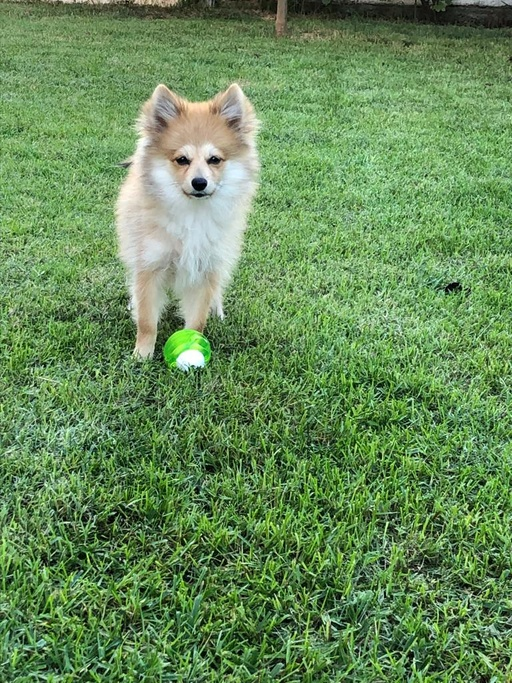
#> input picture P2/images_notebook/rocki.jpeg, 512 x 683 px, shrunk from 768 x 1024 before the run, found by its file name; the run also reads 5 pictures not shown here
$ jupyter execute --allow-errors P2_OscarDeCaraltRoy_OscarJaqueroSanchez.ipynb   (older library calls are emulated)
#> lines starting #> are read from the running program, lines starting #| are printed output that depends on the picture
# Computer Vision - P2

### **Carefully read the file `README.md` as well as the following instructions before start coding.**

## Delivery

Up to **1 point out of 10** will be penalized if the following requirements are not fulfilled:

- Implemented code should be commented.

- The questions introduced in the exercises must be answered.

- Comments need to be in **english**.

- The deliverable must be a file named **P2_Student1_Student2.zip** that includes:
    - The notebook P2_Student1_Student2.ipynb completed with the solutions to the exercises and their corresponding comments.
    - All the images used in this notebook.

**Deadline (Campus Virtual): October 11th, 23:00 h**

==============================================================================================
## Practicum 2: Filtering and edge detection

==============================================================================================

The main topics are:
1. Image smoothing and convolution (exercises 2.1, 2.2, 2.3 and 2.4)
2. Edge detection (exercises 2.5, 2.6 and 2.7)

In order to complete this practicum, the following concepts need to be understood: linear filters, histograms, convolutions, and edges.

The following chapters of the book "Computer Vision: Algorithms and Applications" by Richard Szeliski provide additional information:
* Chapter 3. Image processing: Point operators & linear filtering.
* Chapter 4. Feature detection and matching: Edges.

### 2.1 RGB histogram visualization

[cell 1]
import numpy as np # useful for manipulating matrices
from skimage import io # useful for image loading and saving
from matplotlib import pyplot as plt # useful for plotting images on iPython or Jupyter Notebooks

a) Read the image `./images_notebook/rocki.jpeg` and visualize the RGB image as well as each of its channels separately (R, G, and B). Print the image shape and data type.

**Note:** Before applying the histogram, you should pass the image into float.

[cell 2]
#your solution
rocki = io.imread("./images_notebook/rocki.jpeg")
#> rocki is the input picture: shape (683, 512, 3); mean R, G, B 103.2, 139.9, 88.6
r_channel = rocki[:,:,0]
g_channel = rocki[:,:,1]
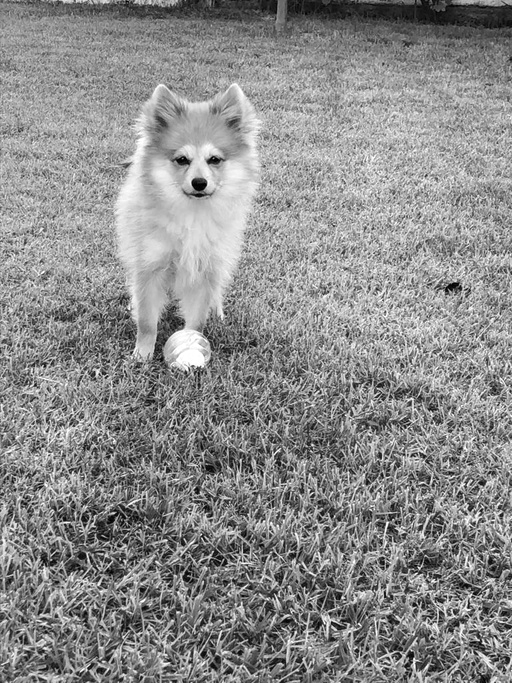
#> g_channel: shape (683, 512); min 0, max 255, mean 139.9
b_channel = rocki[:,:,2]
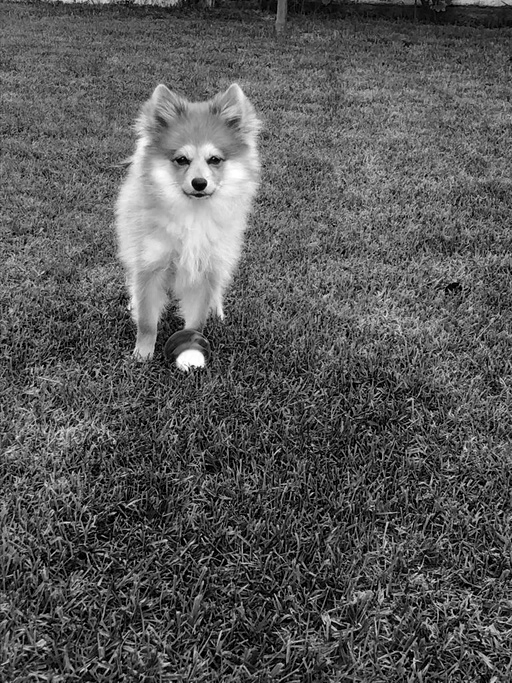
#> b_channel: shape (683, 512); min 0, max 255, mean 88.6

print(rocki.shape)
#| (683, 512, 3)
print(rocki.dtype)
#| uint8

fig, axs = plt.subplots(ncols=2,nrows=2,figsize=(15,15))  #We use a plot with 3 subplots for visualize 3 images in 1 figure

#In the fist row we show the rocki image, without axis and with its corresponding title
ax = axs[0][0]
ax.imshow(rocki)
ax.axis('off')
ax.set_title("Original Image")

ax = axs[0][1]
ax.imshow(r_channel, cmap = 'gray')
ax.axis('off')
ax.set_title("Red Channel Image")

ax = axs[1][0]
ax.imshow(g_channel, cmap = 'gray')
ax.axis('off')
ax.set_title("Green Channel Image")

ax = axs[1][1]
ax.imshow(b_channel, cmap = 'gray')
ax.axis('off')
ax.set_title("Blue Channel Image")
plt.show()

b) Make a function `im_hist(im,  nbins=8)` to visualize the histogram of the RGB, and grayscale images. What is the histogram representing for an image?

**The pixel intensity values. The histogram is a graph showing the number of pixels in an image at each different intensity value found in that image.**

The plotted histogram must accomplish these requirements (see image bellow as an example of histogram extraction):

- Obtain the histogram with 16, 32, 64 and 256 bins. What are the bins representing?

**The towers or bars of a histogram are called bins, and they show different intensities.**

- Visualize the histogram of each channel and the gray level image separately and compare them. Comment their differences.

**the gray histogram is the histogram with more centred intensities while the others (Red, Green and Blue) decline theirselves to low intensities**

**Note:** What type should be the image in order to compute the histogram? Check using different bins for the histogram.

**Hint** : the `exposure` module within the `skimage` library makes the histogram extraction easy!

**Help:** [matplotlib image tutorial](https://matplotlib.org/users/image_tutorial.html)

[cell 3]
from skimage.exposure import histogram
from skimage import img_as_float
from skimage.color import rgb2gray
import pylab as pl


rocki_gray = rgb2gray(rocki)


def im_hist(im, nbins=8):
    histograma = histogram( im, nbins=nbins)
    return histograma


#your solution
hst_r_16, bins_r_16 = histogram(img_as_float(r_channel), nbins=16)
#> hst_r_16 = [11468, 15795, 21727, 26985, 33100, 40275, 47532, 48223, 39005, 24854, 14292, 10610, 8339, 4691, 1816, 984]; bins_r_16 = [0.0312, 0.0938, 0.156, 0.219, 0.281, 0.344, 0.406, 0.469, 0.531, 0.594, 0.656, 0.719, 0.781, 0.844, 0.906, 0.969]
hst_g_16, bins_g_16 = histogram(img_as_float(g_channel), nbins=16)
#> hst_g_16 = [944, 5137, 9764, 13488, 17766, 21911, 27119, 33222, 39908, 44778, 46364, 39354, 26068, 15263, 6452, 2158]; bins_g_16 has the same summary as bins_r_16
hst_b_16, bins_b_16 = histogram(img_as_float(b_channel), nbins=16)
#> hst_b_16 = [21377, 22707, 28997, 36042, 42276, 48019, 47145, 37684, 24318, 14808, 8409, 5594, 4648, 4973, 2071, 628]; bins_b_16 has the same summary as bins_r_16
hst_gr_16, bins_gr_16 = histogram(img_as_float(rocki_gray), nbins=16)
#> hst_gr_16 = [1808, 8112, 12920, 17187, 21680, 26407, 32759, 39519, 44990, 46018, 40095, 27970, 16011, 9595, 3681, 944]; bins_gr_16 has the same summary as bins_r_16

hst_r_32, bins_r_32 = histogram(img_as_float(r_channel), nbins=32)
#> hst_r_32 = 32 values, max 24482 at index 14, min 469 at index 30, mean 10928; bins_r_32 = 32 values from 0.0156 to 0.984
hst_g_32, bins_g_32 = histogram(img_as_float(g_channel), nbins=32)
#> hst_g_32 = 32 values, max 23339 at index 20, min 177 at index 0, mean 10928; bins_g_32 = 32 values from 0.0156 to 0.984
hst_b_32, bins_b_32 = histogram(img_as_float(b_channel), nbins=32)
#> hst_b_32 = 32 values, max 24532 at index 11, min 262 at index 30, mean 10928; bins_b_32 = 32 values from 0.0156 to 0.984
hst_gr_32, bins_gr_32 = histogram(img_as_float(rocki_gray), nbins=32)
#> hst_gr_32 = 32 values, max 23258 at index 18, min 359 at index 31, mean 10928; bins_gr_32 = 32 values from 0.0156 to 0.984

hst_r_64, bins_r_64 = histogram(img_as_float(r_channel), nbins=64)
#> hst_r_64 = 64 values, max 12304 at index 27, min 219 at index 61, mean 5464; bins_r_64 = 64 values from 0.00781 to 0.992
hst_g_64, bins_g_64 = histogram(img_as_float(g_channel), nbins=64)
#> hst_g_64 = 64 values, max 11725 at index 41, min 37 at index 0, mean 5464; bins_g_64 = 64 values from 0.00781 to 0.992
hst_b_64, bins_b_64 = histogram(img_as_float(b_channel), nbins=64)
#> hst_b_64 = 64 values, max 12424 at index 22, min 103 at index 61, mean 5464; bins_b_64 = 64 values from 0.00781 to 0.992
hst_gr_64, bins_gr_64 = histogram(img_as_float(rocki_gray), nbins=64)
#> hst_gr_64 = 64 values, max 11801 at index 36, min 78 at index 0, mean 5464; bins_gr_64 = 64 values from 0.00781 to 0.992

hst_r_256, bins_r_256 = histogram(img_as_float(r_channel), nbins=256)
#> hst_r_256 = 256 values, max 3124 at index 111, min 35 at index 248, mean 1366; bins_r_256 = 256 values from 0.00195 to 0.998
hst_g_256, bins_g_256 = histogram(img_as_float(g_channel), nbins=256)
#> hst_g_256 = 256 values, max 3002 at index 169, min 5 at index 1, mean 1366; bins_g_256 = 256 values from 0.00195 to 0.998
hst_b_256, bins_b_256 = histogram(img_as_float(b_channel), nbins=256)
#> hst_b_256 = 256 values, max 7856 at index 0, min 16 at index 246, mean 1366; bins_b_256 = 256 values from 0.00195 to 0.998
hst_gr_256, bins_gr_256 = histogram(img_as_float(rocki_gray), nbins=256)
#> hst_gr_256 = 256 values, max 2990 at index 145, min 8 at index 0, mean 1366; bins_gr_256 = 256 values from 0.00195 to 0.998

ind16 = np.arange(16)
ind32 = np.arange(32)
ind64 = np.arange(64)
ind256 = np.arange(256)

fig = plt.figure(figsize=(18,8))

cl_r_16 = plt.bar(ind16, hst_r_16, 0.2, color = 'r')
#> cl_r_16 = 16 items
cl_g_16 = plt.bar(ind16 + 0.2, hst_g_16, 0.2, color = 'g')
#> cl_g_16 = 16 items
cl_b_16 = plt.bar(ind16 + 0.4, hst_b_16, 0.2, color = 'b')
#> cl_b_16 = 16 items
cl_gr_16 = plt.bar(ind16 + 0.8, hst_gr_16, 0.2, color = 'gray')
#> cl_gr_16 = 16 items
plt.legend((cl_r_16[0], cl_g_16[0], cl_b_16[0], cl_gr_16[0]), ('Red','Green','Blue', 'Gray'), loc=1, prop={'size': 20})
plt.show()

fig = plt.figure(figsize=(18,8))
cl_r_32 = plt.bar(ind32, hst_r_32, 0.1, color = 'r')
#> cl_r_32 = 32 items
cl_g_32 = plt.bar(ind32 + 0.1, hst_g_32, 0.1, color = 'g')
#> cl_g_32 = 32 items
cl_b_32 = plt.bar(ind32 + 0.2, hst_b_32, 0.1, color = 'b')
#> cl_b_32 = 32 items
cl_gr_32 = plt.bar(ind32 + 0.3, hst_gr_32, 0.1, color = 'gray')
#> cl_gr_32 = 32 items
plt.legend((cl_r_32[0], cl_g_32[0], cl_b_32[0], cl_gr_32[0]), ('Red','Green','Blue','Gray'), loc=1, prop={'size': 20})
plt.show()
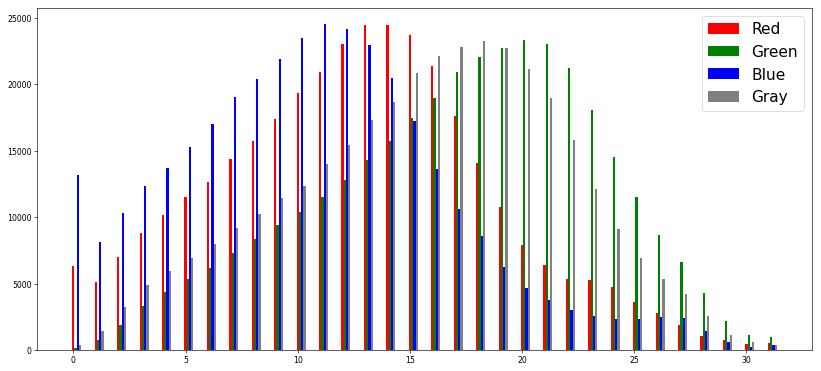
#> figure drawn by matplotlib, 1 panel; tallest bar 24482 high, from x = 13.95 to 14.05; tallest bar 23339 high, from x = 20.05 to 20.15; tallest bar 24532 high, from x = 11.15 to 11.25

fig = plt.figure(figsize=(18,8))
cl_r_64 = plt.bar(ind64, hst_r_64, 0.1, color = 'r')
#> cl_r_64 = 64 items
cl_g_64 = plt.bar(ind64 + 0.1, hst_g_64, 0.1, color = 'g')
#> cl_g_64 = 64 items
cl_b_64 = plt.bar(ind64 + 0.2, hst_b_64, 0.1, color = 'b')
#> cl_b_64 = 64 items
cl_gr_64 = plt.bar(ind64 + 0.3, hst_gr_64, 0.1, color = 'gray')
#> cl_gr_64 = 64 items
plt.legend((cl_r_64[0], cl_g_64[0], cl_b_64[0], cl_gr_64[0]), ('Red','Green','Blue','Gray'), loc=1, prop={'size': 20})
plt.show()
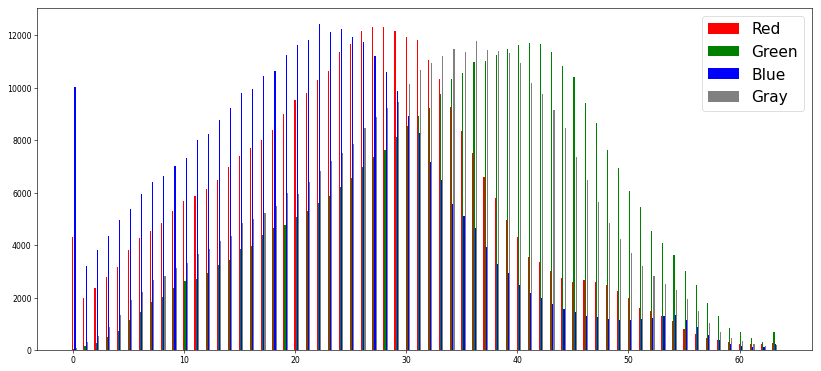
#> figure drawn by matplotlib, 1 panel; tallest bar 12304 high, from x = 26.95 to 27.05; tallest bar 11725 high, from x = 41.05 to 41.15; tallest bar 12424 high, from x = 22.15 to 22.25

fig = plt.figure(figsize=(18,8))
cl_r_256 = plt.bar(ind256, hst_r_256, 0.1, color = 'r')
#> cl_r_256 = 256 items
cl_g_256 = plt.bar(ind256 + 0.1, hst_g_256, 0.1, color = 'g')
#> cl_g_256 = 256 items
cl_b_256 = plt.bar(ind256 + 0.2, hst_b_256, 0.1, color = 'b')
#> cl_b_256 = 256 items
cl_gr_256 = plt.bar(ind256 + 0.3, hst_gr_256, 0.1, color = 'gray')
#> cl_gr_256 = 256 items
plt.legend((cl_r_256[0], cl_g_256[0], cl_b_256[0], cl_gr_256[0]), ('Red','Green','Blue','Gray'), loc=1, prop={'size': 20})
plt.show()

# Red histogram
fig = plt.figure(figsize=(18,8))
#> (the rest of this cell did not finish here and is left out)

### 2.2 Grayscale and RGB images filtering (convolutions)

a) Read the image `./images_exam/rocki.jpeg`. Reshape the image to $256x256$ pixels and convert to gray scale (i.e. `rocki_gray`). We are going to apply:

1. Convolve `rocki_gray` with a horizontal mask `mask_h1d=[[1,1,1,1,1,1,1,1,1,1,1,1,1,1,1]]` using the function `ndimage.convolve()` of the package `scipy`.
2. Convolve `rocki_gray` with a transposed version of the mask in (2).
3. Convolve `rocki_gray` with a uniform `two-dimensional` mask of dimensions 15x15 with all values set to 1.

Check the maximum and minimum values, as well as the data type of each imagea.

- Is the type of the mask important for the convolution? What effect does each of the masks produce on the original image? Compare the results.

**Absolutely! depending on the mask you use, you will get plenty of different results, for example the horizontal mask made the rocki's gray image pixels look as if they were wider, while the vertical mask made them look higher. Furthermore, the 2d array made the pixels look as if they'd expanded.**

**Note:** The command `convolve` performs a multidimensional convolution! A vector should be represented as: [[1,...1]].

**Note:** Remember that before applying the `convolve` function the mask must be normalized (i.e. all values in the mask must sum 1).

[cell 4]
from skimage.transform import resize
from skimage import img_as_ubyte # img_as_ubyte converts an image to 8-bit unsigned integer format
from skimage.color import rgb2gray
from scipy import ndimage

rocki_reshape = resize(rocki,(256,256,3))
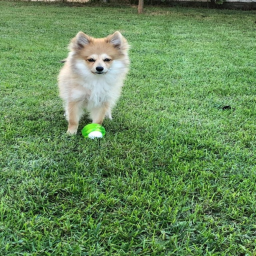
#> rocki_reshape: shape (256, 256, 3) float64; mean R, G, B 0.405, 0.549, 0.348
rocki_gray = rgb2gray(rocki_reshape)
#> rocki_gray: shape (256, 256) float64
rocki_gray = img_as_float(rocki_gray)

mask_h1d=[[1,1,1,1,1,1,1,1,1,1,1,1,1,1,1]]
rocki_horiz_convolve = ndimage.convolve(rocki_gray, mask_h1d, mode='constant', cval=0.0)

mask_2 = np.transpose(mask_h1d)
rocki_vert_convolve = ndimage.convolve(rocki_gray, mask_2, mode='constant', cval=0.0)

mask_two_dim = np.zeros((15,15), dtype=np.uint8)
mask_two_dim += 1
mask_two_dim = mask_two_dim / mask_two_dim.sum()

rocki_uniform_convolve = ndimage.convolve(rocki_gray, mask_two_dim, mode='constant', cval=0.0)
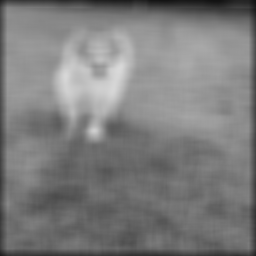
#> rocki_uniform_convolve: shape (256, 256) float64; min 0.0707, max 0.851, mean 0.491

b) Visualize the four images, `rocki_gray` and the output of each step (1 to 3) in a single figure, with the corresponding titles.

Note: Remember that `matplotlib.pyplot` automatically rescales the values of the image before displaying them. Visualize with and without pixel values range rescaling.

[cell 5]
#your solution

fig, axs = plt.subplots(ncols=4,figsize=(15,15))  #We use a plot with 3 subplots for visualize 3 images in 1 figure


ax = axs[0]
ax.imshow(rocki_gray, cmap='gray')
ax.set_title("Original Image")

ax = axs[1]
ax.imshow(rocki_horiz_convolve, cmap='gray')
ax.set_title("Horizontally Convolved")

ax = axs[2]
ax.imshow(rocki_vert_convolve, cmap='gray')
ax.set_title("Vertically Convolved")

ax = axs[3]
ax.imshow(rocki_uniform_convolve, cmap='gray')
ax.set_title("Uniformly Convolved")
plt.show()

c) Can we convolve a color (RGB) image?

**Yes, we can. We only have to convolve each channel of it.**

Implement a function `conv_coor(image, mask)` that applies a 3-channel filter.  Reshape the original `rocki.png` image to $256x256$ pixels and try your funcion, using a 15x15 uniform mask.

[cell 6]
#your solution
#We can not directly convolve the RGB image, but we can convolve each channel (R, G & B)

def conv_coor(image, mask):

    #1st of all we change dtype to float
    image = img_as_float(image)

    #2nd we create a copy of the orig image
    image_conv = np.copy(image)

    #We convolve each channel
    #Red channel -> 0
    image_conv[:,:,0] = ndimage.convolve(image[:,:,0], mask)
    #Green channel -> 1
    image_conv[:,:,1] = ndimage.convolve(image[:,:,1], mask)
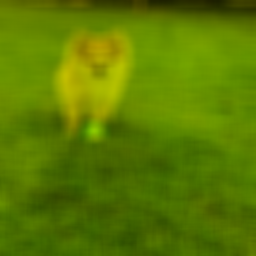
#> image_conv: shape (256, 256, 3) float64; mean R, G, B 91.1, 123.5, 0.3
    #Blue channel -> 2
    image_conv[:,:,2] = ndimage.convolve(image[:,:,2], mask)
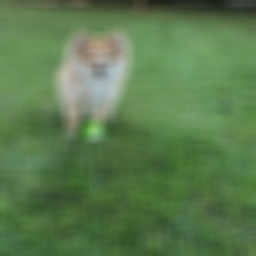
#> image_conv: shape (256, 256, 3) float64; mean R, G, B 91.1, 123.5, 78.2

    #We return the image
    return image_conv


#We create an uniform 15x15 mask (all the values equals to 1)
uniform_15x15_mask = np.zeros((15,15), dtype=np.uint8)
uniform_15x15_mask += 1

rocki = io.imread("./images_notebook/rocki.jpeg")
rocki_res = resize(rocki,(256,256,3))

#We call the function
image_conv = conv_coor(rocki_res, uniform_15x15_mask).astype(np.uint8)

#And we display the result
plt.imshow(image_conv, cmap='gray')
plt.show()

### 2.3 Effect of image scale on convolutions

a) Resize an image and observe the variations in the histograms.

1. Reduce `rocki_gray` 10 times, and check the histogram (i.e. nbins = 32)
2. Augment `rocki_gray` 10 times, and check its histogram (i.e. nbins = 32)

Is there any difference? Please, comment what happens and why.

**Yes, they are different for a simple reason: the larger the image size, the greater the quantity of pixels on that image. That means that the histogram of the bigger image, it's more stuffed than the histogram of the small image because the amount of pixels it has (it can be checked on the amounts represented on 'y' axis).**

[cell 7]
from skimage import data
from skimage.transform import rescale

#your solution
rocki_reduced = rescale(rocki_gray, 0.1)
print(rocki_reduced.shape)
#| (26, 26)
rocki_augmented = rescale(rocki_gray, 10)
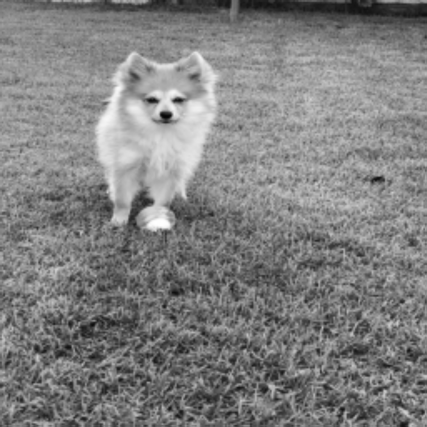
#> rocki_augmented: shape (2560, 2560) float64 (shown at 1/6 size); min 0.0229, max 0.997, mean 0.504
print(rocki_augmented.shape)
#| (2560, 2560)

ind32 = np.arange(32)
hst_rocki_reduced_32, bins_gr_32 = histogram(img_as_float(rocki_reduced), nbins=32)
#> hst_rocki_reduced_32 = 32 values, max 69 at index 13, min 1 at index 4, mean 21.12; bins_gr_32 = 32 values from 0.173 to 0.825
hst_rocki_augmented_32, bins_gr_32 = histogram(img_as_float(rocki_augmented), nbins=32)
#> hst_rocki_augmented_32 = 32 values, max 605250 at index 17, min 645 at index 0, mean 204800; bins_gr_32 = 32 values from 0.0381 to 0.982

fig = plt.figure(figsize=(18,8))
cl_gr_32 = plt.bar(ind32, hst_rocki_reduced_32, 0.3, color = 'gray')
plt.show()

fig = plt.figure(figsize=(18,8))
cl_gr_32 = plt.bar(ind32, hst_rocki_augmented_32, 0.3, color = 'gray')
plt.show()
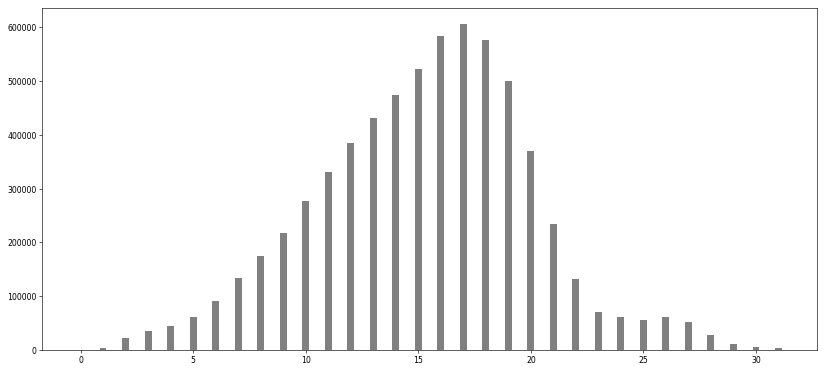
#> figure drawn by matplotlib, 1 panel; tallest bar 605250 high, from x = 16.85 to 17.15

b) Apply a convolution (15x15 uniform mask) on the resized images, calculate the histograms and compare the results.

1. Convolve the original `rocki_gray`image and calculate its histogram.
2. Convolve the reduced `rocki_gray` image 10 times and calculate its histogram.
3. Convolve the augmented `rocki_gray` image 10 times and calculate its histogram.

Comment what happens and why.

**What happens is that a convolution mask affects more to images with low quantity of pixels than images with high quantity of pixels. A 15x15 convolution mask on a matrix of 25x25 will have a bigger effect than on a 2560x2560 because on the 2560x2560 the neighbours will be more alike so a convolution won't change them a lot unlike on smaller matrix where every convolution transforms a lot the matrix**

[cell 8]
#your solution
mask_uniform = np.zeros((15,15), dtype=np.uint8)
mask_uniform += 1


rocki_gray_uniform_convolve = ndimage.convolve(rocki_gray, mask_uniform, mode='constant', cval=0.0)
#> (the rest of the program and of its run is left out)
